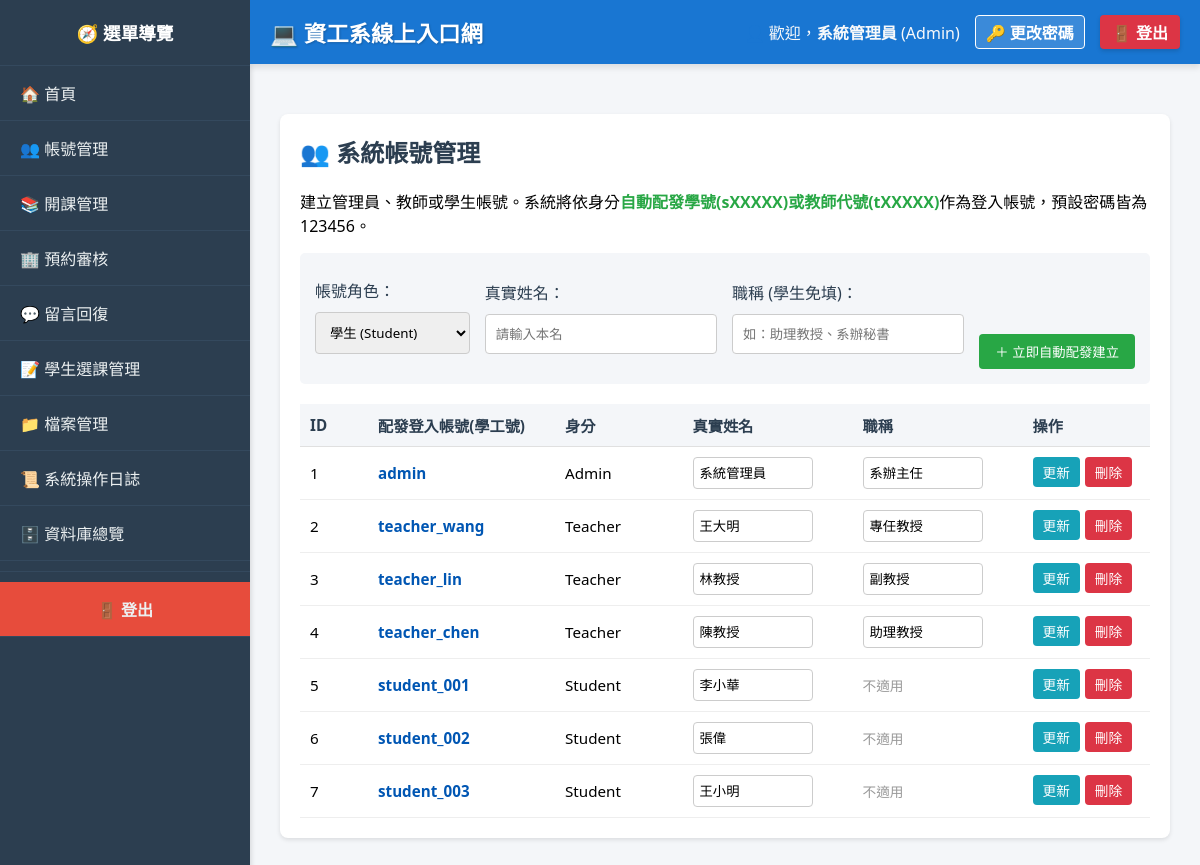
Before: /index.php?page=manage_accounts (signed in) with the older database file.
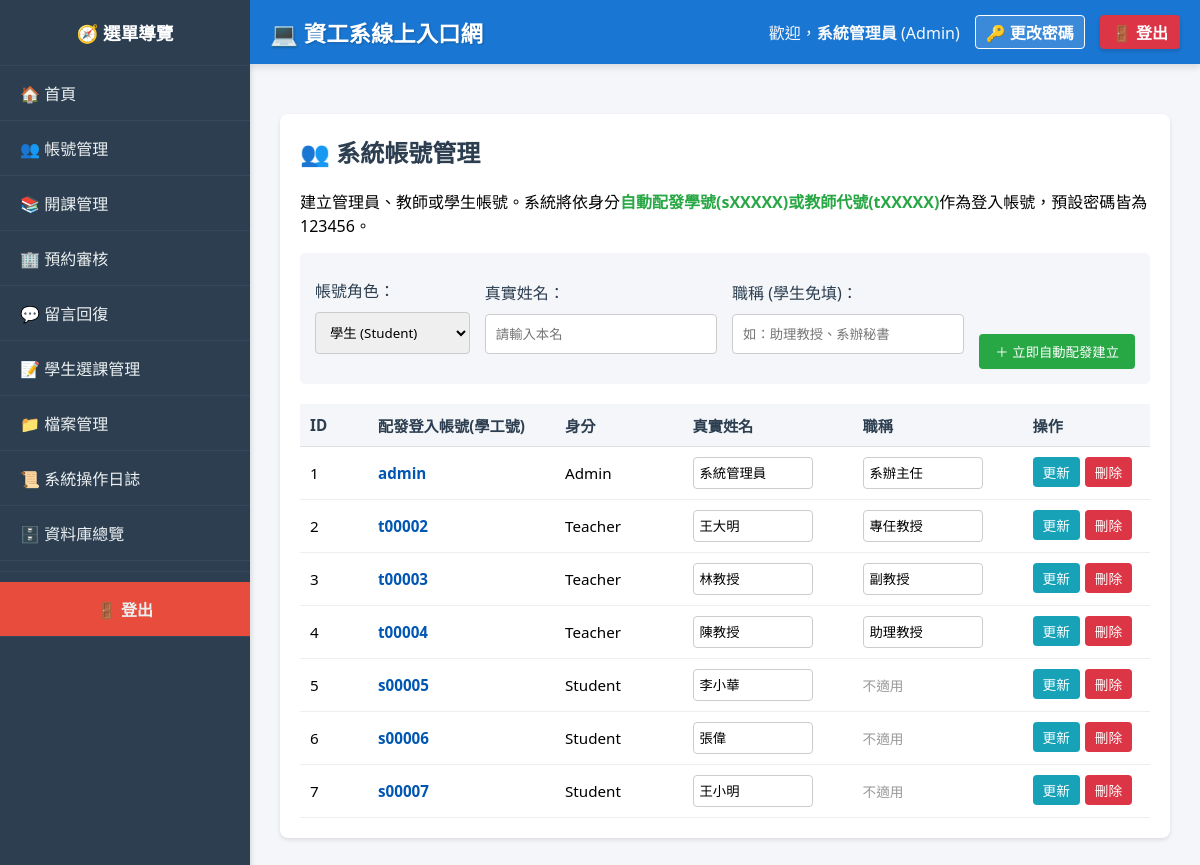
After: the same page with the newer database file.
### tables this page shows
CREATE TABLE Users (
    id INT AUTO_INCREMENT PRIMARY KEY,
    username VARCHAR(50) NOT NULL UNIQUE,
    password_hash VARCHAR(255) NOT NULL,
    role ENUM('Admin', 'Teacher', 'Student') NOT NULL,
    created_at TIMESTAMP DEFAULT CURRENT_TIMESTAMP
);

### modules/admin/manage_accounts.php (the view, shortened to what this page needs)
<div class="card">
    <h2>👥 系統帳號管理</h2>
    <p>建立管理員、教師或學生帳號。系統將依身分<strong style="color:#28a745;">自動配發學號(sXXXXX)或教師代號(tXXXXX)</strong>作為登入帳號，預設密碼皆為 123456。</p>
    <?php
    if(!isset($_SESSION['role']) || $_SESSION['role'] != 'Admin') {
        echo "<p style='color:red;'>只有管理員可以使用此功能。</p>";
    } else {
        echo "<form id='addAccountForm' method='POST' style='background:#f4f6f9; padding: 15px; border-radius: 5px; margin-bottom: 20px;'>";
        echo "<div style='display:grid; grid-template-columns: 1fr 1.5fr 1.5fr auto; gap:15px; align-items:flex-end;'>";
        echo "<div><label>帳號角色：</label><select name='role'><option value='Student'>學生 (Student)</option><option value='Teacher'>教師 (Teacher)</option><option value='Admin'>管理員 (Admin)</option></select></div>";
        echo "<div><label>真實姓名：</label><input type='text' name='name' placeholder='請輸入本名' required></div>";
        echo "<div><label>職稱 (學生免填)：</label><input type='text' name='title' placeholder='如：助理教授、系辦秘書'></div>";
        echo "<div><button type='submit' name='add_account' class='btn' style='width:100%; background:#28a745;'>＋ 立即自動配發建立</button></div>";
        echo "</div>";
        echo "</form>";
        $users = $conn->query("
            SELECT u.id, u.username, u.role,
                   COALESCE(t.name, s.name, a.name) AS real_name,
                   COALESCE(t.title, a.title) AS job_title
            FROM Users u
            LEFT JOIN Teachers t ON u.id = t.user_id
            LEFT JOIN Students s ON u.id = s.user_id
            LEFT JOIN Admins a ON u.id = a.user_id
            ORDER BY u.role, u.id
        ");
        if (!$users) {
            echo "<div class='card' style='background:#f8d7da; color:#dc3545;'>⚠️ 無法載入帳號清單: " . htmlspecialchars($conn->error) . "</div>";
        } else {
            echo "<table style='width:100%; border-collapse: collapse; font-size:0.95em;'>";
            echo "<tr style='background:#f4f6f9;'><th style='padding:10px; width:8%;'>ID</th><th style='padding:10px; width:22%;'>配發登入帳號(學工號)</th><th style='padding:10px; width:15%;'>身分</th><th style='padding:10px; width:20%;'>真實姓名</th><th style='padding:10px; width:20%;'>職稱</th><th style='padding:10px; width:15%;'>操作</th></tr>";
            while($u = $users->fetch_assoc()) {
                echo "<tr style='border-bottom:1px solid #eee;'>";
                echo "<form method='POST' style='margin:0;'>";
                echo "<td style='padding:10px;'>" . $u['id'] . "</td>";
                echo "<td style='padding:10px; font-weight:bold; color:#0056b3;'>" . htmlspecialchars($u['username']) . "</td>";
                echo "<td style='padding:10px;'>" . $u['role'] . "</td>";
                echo "<td style='padding:10px;'><input type='text' name='new_name' value='" . htmlspecialchars($u['real_name'] ?? '') . "' style='width:120px; padding:6px; margin:0;' required></td>";
                if ($u['role'] == 'Student') {
                    echo "<td style='padding:10px;'><span style='color:#999; font-size:0.9em;'>不適用</span></td>";
                } else {
                    echo "<td style='padding:10px;'><input type='text' name='new_title' value='" . htmlspecialchars($u['job_title'] ?? '') . "' style='width:120px; padding:6px; margin:0;'></td>";
                }
                echo "<td style='padding:10px; display:flex; gap:5px;'>";
                echo "<button type='submit' name='update_account' class='btn' style='background:#17a2b8; padding:5px 10px; font-size:0.9em;'>更新</button>";
                echo "<button type='submit' name='delete_account' class='btn' style='background:#dc3545; padding:5px 10px; font-size:0.9em;' onclick='return confirm(\"確定刪除此帳號？\");'>刪除</button>";
                echo "</td>";
                echo "</form>";
                echo "</tr>";
            }
            echo "</table>";
        }
    }
    ?>
</div>

Changed rows visible on the page:
changed users id 2: username "teacher_wang" → "t00002"
changed users id 3: username "teacher_lin" → "t00003"
changed users id 4: username "teacher_chen" → "t00004"
changed users id 5: username "student_001" → "s00005"
changed users id 6: username "student_002" → "s00006"
changed users id 7: username "student_003" → "s00007"
